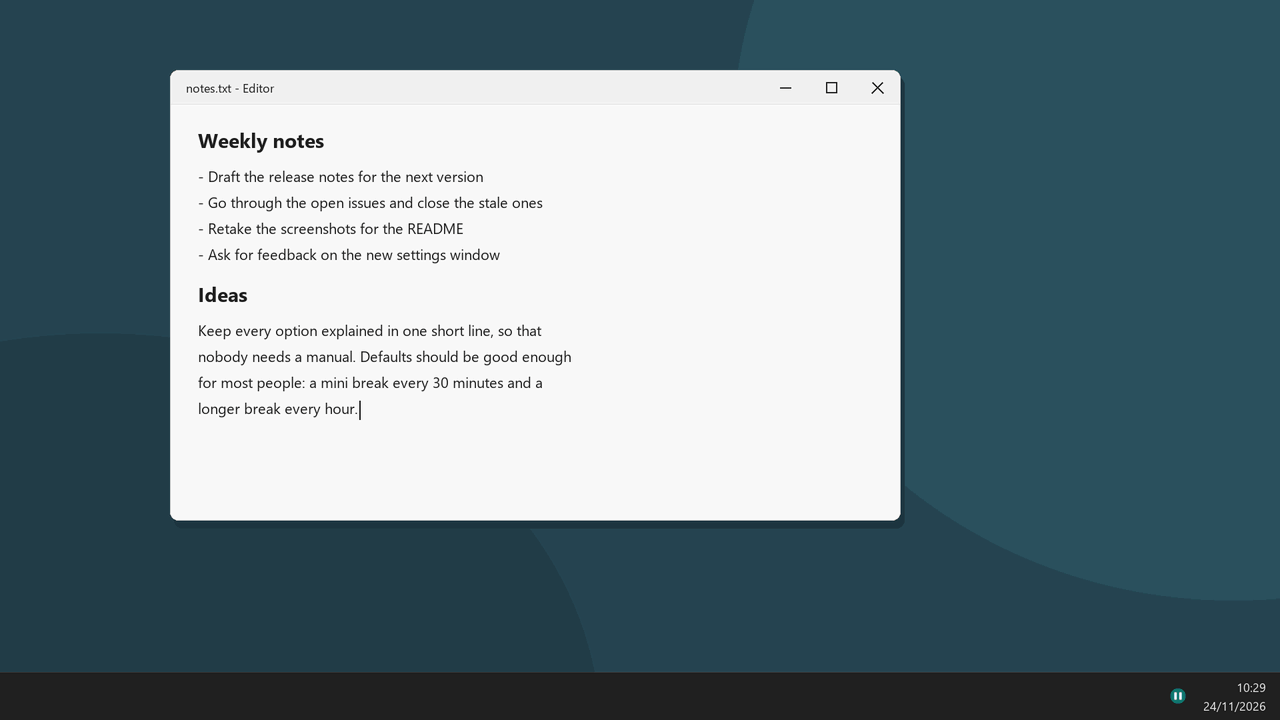
#> input picture docs/break.gif, 1280 x 720 px
$ python break-gif.py ../docs/break.gif ../docs/break.gif ../docs/break.gif
#> lines starting #> are read from the running program, lines starting #| are printed output that depends on the picture
"""Builds docs/break.gif, the animation at the top of the README (needs Python and Pillow).

The break screen and the warning are Pauserick's own drawing: the test build renders them
into bitmaps, without showing any window. Only the desktop behind them is made up here: a
neutral wallpaper, a text editor and a taskbar with the tray icon.

  PauserickTest.exe --config <scratch.ini> --render <frames dir> 1920 1080 144
  python tools/break-gif.py <frames dir> src/pauserick.ico docs/break.gif

The scratch ini picks the language ([General] Language=0 for English).
"""
import sys
from PIL import Image, ImageDraw, ImageFont

FRAMES, ICO, OUT = sys.argv[1], sys.argv[2], sys.argv[3]
W, H, SCALE = 1920, 1080, 1.5          # a 1920x1080 monitor at 150 % scaling
OUT_W, OUT_H = 1280, 720
TASKBAR = int(48 * SCALE)
FONTS = "C:/Windows/Fonts/"


def font(name, px):
    return ImageFont.truetype(FONTS + name, int(px))


def px(v):
    return int(round(v * SCALE))


def desktop():
    im = Image.new("RGB", (W, H), (38, 70, 83))
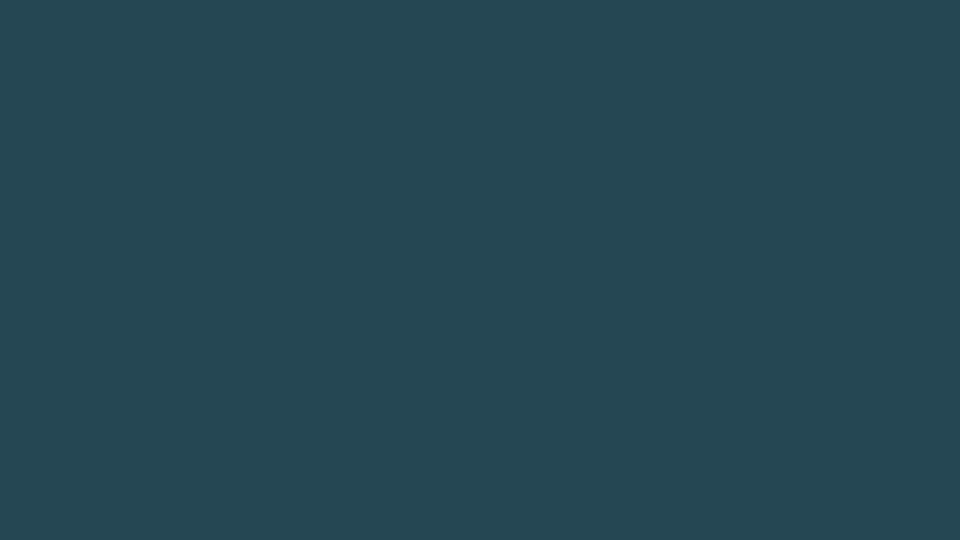
#> im: PIL image 1920x1080 RGB (shown at 1/2 size); mean R, G, B 38, 70, 83
    d = ImageDraw.Draw(im)
    # two soft, flat shapes on the wallpaper (flat colours keep the GIF small)
    d.ellipse((1100, -500, 2600, 900), fill=(42, 80, 94))
    d.ellipse((-600, 500, 900, 1700), fill=(34, 62, 74))

    # a text editor window
    x0, y0, x1, y1 = px(170), px(70), px(900), px(520)
    d.rounded_rectangle((x0 + 6, y0 + 10, x1 + 6, y1 + 12), px(8), fill=(30, 55, 65))   # shadow
    d.rounded_rectangle((x0, y0, x1, y1), px(8), fill=(251, 251, 251), outline=(200, 200, 200))
    d.rectangle((x0 + 1, y0 + px(8), x1 - 1, y0 + px(34)), fill=(243, 243, 243))
    d.rounded_rectangle((x0 + 1, y0 + 1, x1 - 1, y0 + px(34)), px(8), fill=(243, 243, 243))
    d.line((x0 + 1, y0 + px(34), x1 - 1, y0 + px(34)), fill=(225, 225, 225), width=1)
    d.text((x0 + px(16), y0 + px(9)), "notes.txt - Editor", font=font("segoeui.ttf", px(12)), fill=(30, 30, 30))
    cy = y0 + px(17)
    for i, kind in enumerate(("close", "max", "min")):
        cx = x1 - px(23) - i * px(46)
        if kind == "close":
            d.line((cx - px(5), cy - px(5), cx + px(5), cy + px(5)), fill=(40, 40, 40), width=2)
            d.line((cx - px(5), cy + px(5), cx + px(5), cy - px(5)), fill=(40, 40, 40), width=2)
        elif kind == "max":
            d.rectangle((cx - px(5), cy - px(5), cx + px(5), cy + px(5)), outline=(40, 40, 40), width=2)
        else:
            d.line((cx - px(5), cy, cx + px(5), cy), fill=(40, 40, 40), width=2)

    body = font("segoeui.ttf", px(15))
    head = font("segoeuib.ttf", px(20))
    lines = [
        (head, "Weekly notes"),
        None,
        (body, "- Draft the release notes for the next version"),
        (body, "- Go through the open issues and close the stale ones"),
        (body, "- Retake the screenshots for the README"),
        (body, "- Ask for feedback on the new settings window"),
        None,
        (head, "Ideas"),
        None,
        (body, "Keep every option explained in one short line, so that"),
        (body, "nobody needs a manual. Defaults should be good enough"),
        (body, "for most people: a mini break every 30 minutes and a"),
        (body, "longer break every hour."),
    ]
    y = y0 + px(56)
    for ln in lines:
        if ln is None:
            y += px(10)
            continue
        f, t = ln
        d.text((x0 + px(28), y), t, font=f, fill=(32, 32, 32))
        y += px(26) if f is body else px(30)
#> after the loop, y = 636
    d.line((x0 + px(28) + int(d.textlength("longer break every hour.", font=body)) + 3, y - px(26) + 4,
            x0 + px(28) + int(d.textlength("longer break every hour.", font=body)) + 3, y - px(26) + px(21)),
           fill=(20, 20, 20), width=2)                                                # caret

    # taskbar: clock and the Pauserick tray icon, nothing else
    d.rectangle((0, H - TASKBAR, W, H), fill=(32, 32, 32))
    d.line((0, H - TASKBAR, W, H - TASKBAR), fill=(60, 60, 60), width=1)
    small = font("segoeui.ttf", px(12))
    for txt, dy in (("10:29", px(7)), ("24/11/2026", px(25))):
        tw = d.textlength(txt, font=small)
        d.text((W - px(14) - tw, H - TASKBAR + dy), txt, font=small, fill=(235, 235, 235))
#> this loop made 2 passes
#> tw on passes 1 to 2: 51.88, 103.8
    icon = Image.open(ICO)
#> icon is the input picture: PIL image 1280x720 P; mean R, G, B 110.6, 129.5, 136.7
#> (the run stopped early here; a loop or call above may not have finished)
